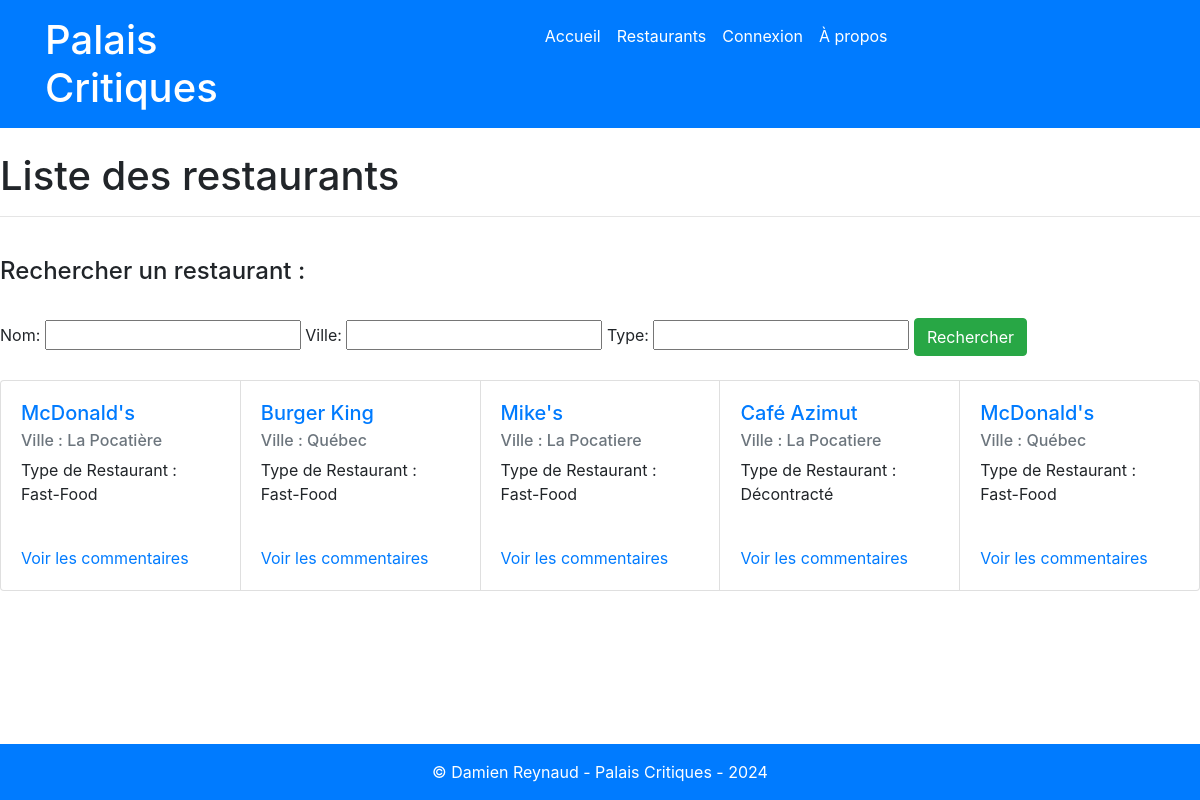
The page /restaurants/ on the database its author committed.
### gestion/models.py (models this page shows, shortened)
class Restaurants(models.Model):
    noRestaurant        = models.AutoField(primary_key=True)
    nomRestaurant       = models.CharField(max_length=25)
    villeRestaurant     = models.CharField(max_length=25)
    typeRestaurant      = models.ForeignKey(TypeResto,on_delete=models.DO_NOTHING)

class TypeResto(models.Model):
    noType              = models.AutoField(primary_key=True)
    nomType             = models.CharField(max_length=20)

### PIW_EXS/views.py (the view, shortened to what this page needs)
# urls.py: path('restaurants/', restaurantsView, name='restaurants'),
def restaurantsView(request):
    restaurants = Restaurants.objects.all()
    form = RechercheForm()
    return render(request, 'restaurants.html', {'Restaurants': restaurants, 'form': form})

### gestion/forms.py
class RechercheForm(forms.Form):
    nom = forms.CharField(max_length=30, required=False)
    ville = forms.CharField(max_length=30, required=False)
    type = forms.CharField(max_length=20, required=False)

### PIW_EXS/templates/restaurants.html (shortened to what this page needs)
{% extends 'master.html' %}
{% block titrePage %}Liste des restaurants{% endblock %}
{% block recherche %}
<h4>Rechercher un restaurant :</h4>
<br>
<form method="post">
{{ form.as_table }}
<input class="btn btn-success" type="submit" value="Rechercher">
</form>
{% endblock %}
{% block contenu %}
    <div class="card-group">
        {% for Restaurant in Restaurants %}
        <div class="card">
            <div class="card-body">
                <h5 class="card-title"><a href="detailRestaurant/{{ Restaurant.noRestaurant }}">{{ Restaurant.nomRestaurant }}</a></h5>
                <h6 class="card-subtitle mb-2 text-muted">Ville : {{ Restaurant.villeRestaurant }}</h6>
                <p class="card-text">Type de Restaurant : {{ Restaurant.typeRestaurant.nomType }}</p>
                <br>
                <a href="{% url 'commentaires' Restaurant.noRestaurant %}" class="card-link">Voir les commentaires</a>
            </div>
        </div>
        {% endfor %}
    </div>
{% endblock %}

### rows shown on the page
Restaurants: nomRestaurant "McDonald's", villeRestaurant "La Pocatière", typeRestaurant.nomType "Fast-Food"
Restaurants: nomRestaurant "Burger King", villeRestaurant "Québec", typeRestaurant.nomType "Fast-Food"
Restaurants: nomRestaurant "Mike's", villeRestaurant "La Pocatiere", typeRestaurant.nomType "Fast-Food"
Restaurants: nomRestaurant "Café Azimut", villeRestaurant "La Pocatiere", typeRestaurant.nomType "Décontracté"
Restaurants: nomRestaurant "McDonald's", villeRestaurant "Québec", typeRestaurant.nomType "Fast-Food"
